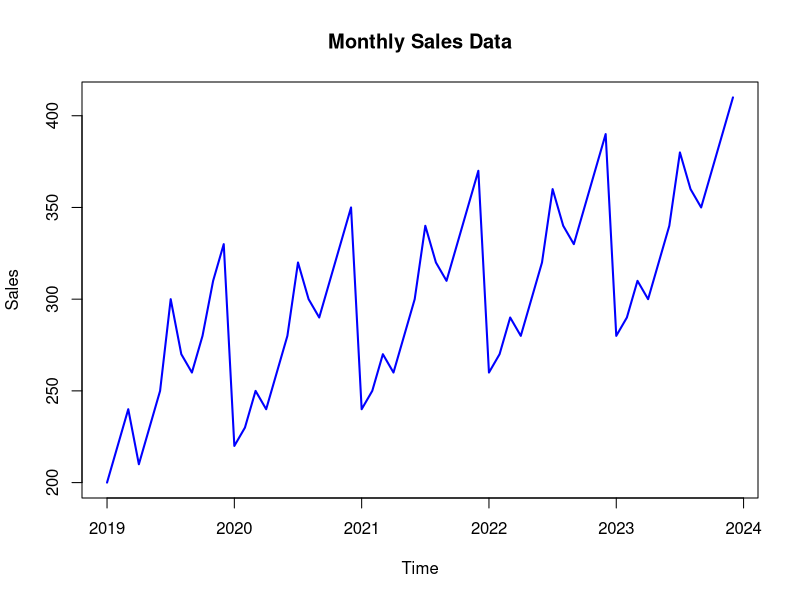
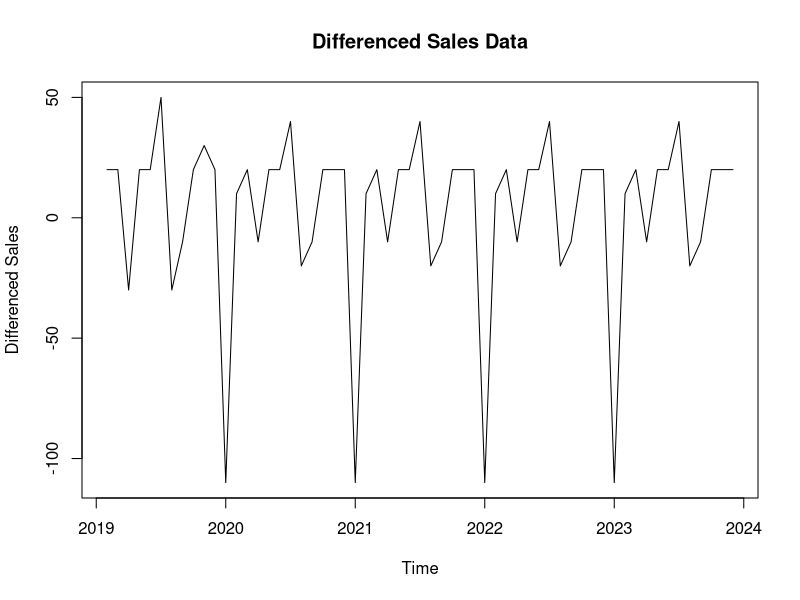
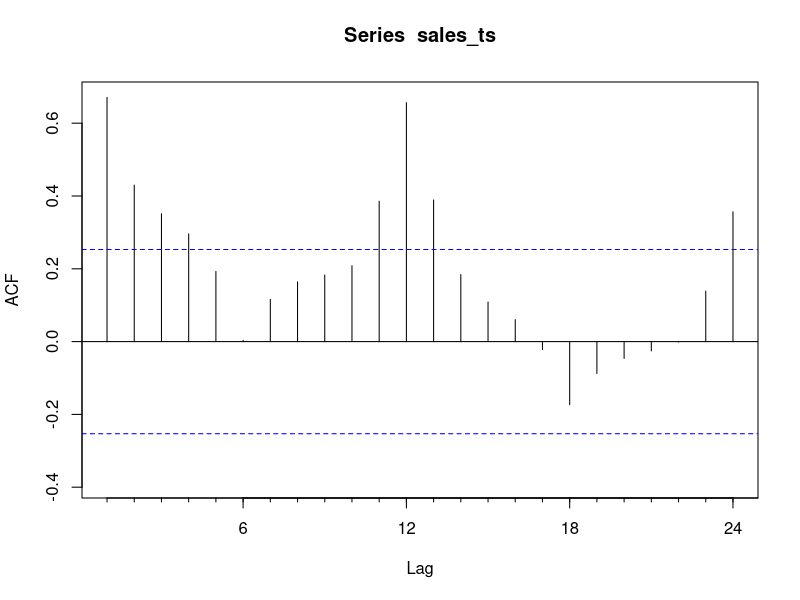
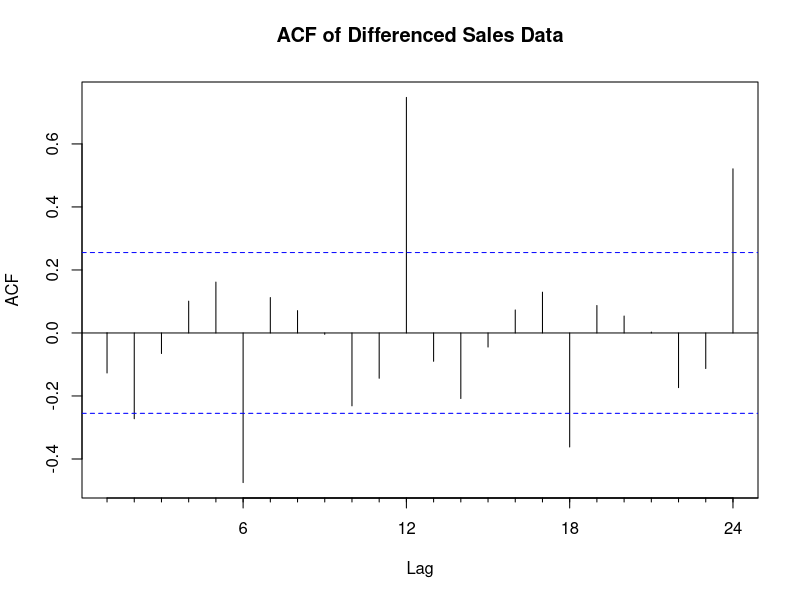
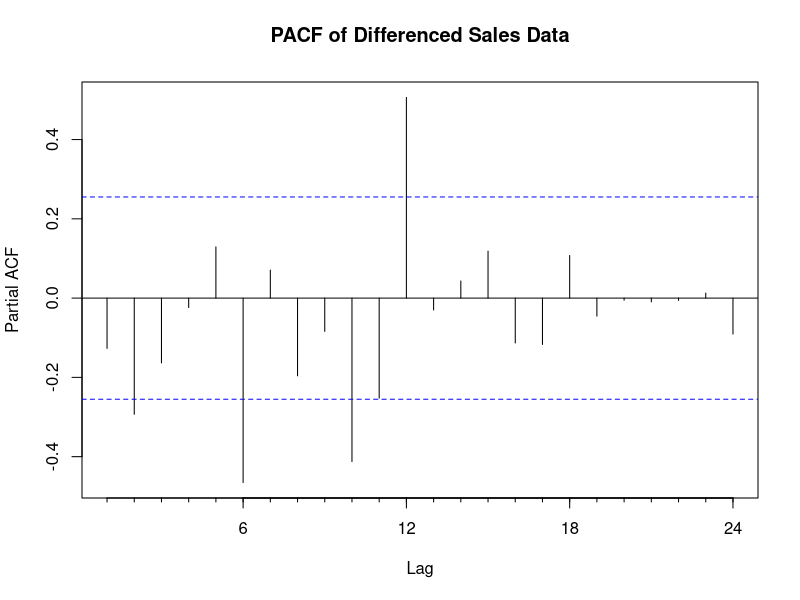
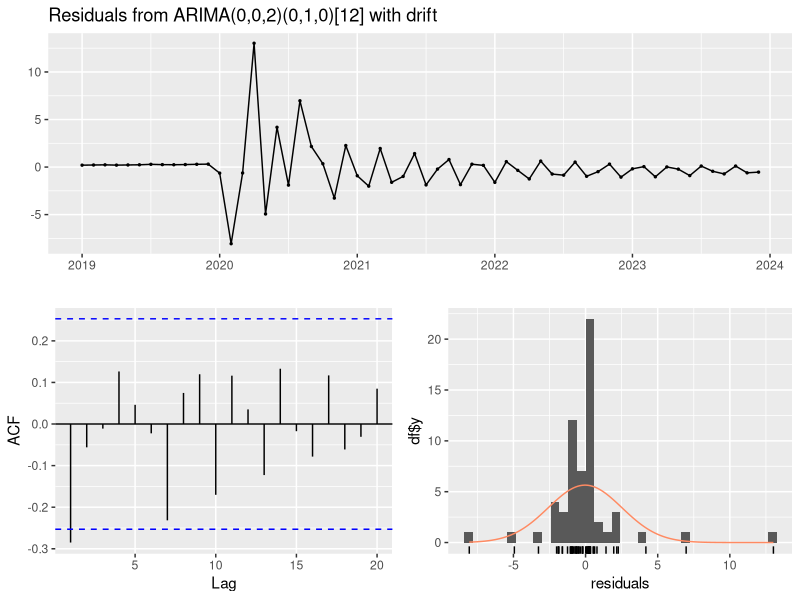
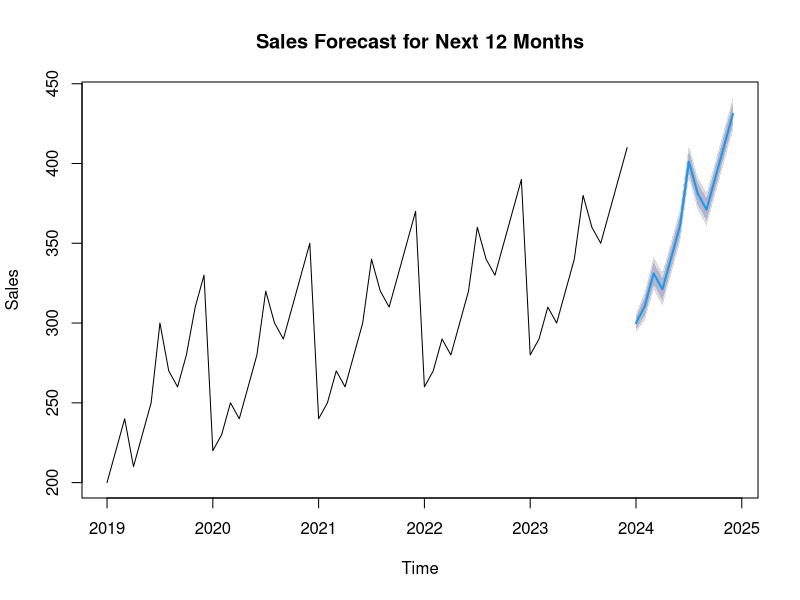

Reproduce these figures in R, in order.
###SARIMA###


#1) DATA PREPARATION
# A]
# Load the necessary libraries
library(forecast)

# Create the sales data
sales_data <- c(200, 220, 240, 210, 230, 250, 300, 270, 260, 280, 310, 330, 
                220, 230, 250, 240, 260, 280, 320, 300, 290, 310, 330, 350, 
                240, 250, 270, 260, 280, 300, 340, 320, 310, 330, 350, 370, 
                260, 270, 290, 280, 300, 320, 360, 340, 330, 350, 370, 390, 
                280, 290, 310, 300, 320, 340, 380, 360, 350, 370, 390, 410)

# Convert to time series object
sales_ts <- ts(sales_data, start = c(2019, 1), frequency = 12)

# Plot the sales data
plot(sales_ts, main = "Monthly Sales Data", xlab = "Time", ylab = "Sales", col = "blue", lwd = 2)

# Observations: Check for seasonality and trend by inspecting the plot

#B]
# Differencing to remove trend
diff_sales_ts <- diff(sales_ts, differences = 1)
plot(diff_sales_ts, main = "Differenced Sales Data", xlab = "Time", ylab = "Differenced Sales")

#2) MODEL IDETIFICATION
#A)
# Perform Augmented Dickey-Fuller test for stationarity
library(tseries)
adf_test <- adf.test(sales_ts)
print(adf_test)
# If p-value > 0.05, differencing is needed (non-stationary).

#B)
# Seasonal differencing can be checked by examining the ACF plot
Acf(sales_ts)
# Look for seasonal lags in the ACF plot (e.g., significant peaks at 12 months).

#c)
# ACF and PACF plots
Acf(diff_sales_ts, main="ACF of Differenced Sales Data")
Pacf(diff_sales_ts, main="PACF of Differenced Sales Data")

#3) SARIMA MODEL FITTING
#a)
# Fit a SARIMA model using auto.arima
sarima_model <- auto.arima(sales_ts, seasonal = TRUE)
summary(sarima_model)

#b)
# Plot residuals to check for white noise
checkresiduals(sarima_model)

#4) Forecasting with SARIMA
#a)
# Forecast for the next 12 months
forecast_sales <- forecast(sarima_model, h = 12)

#b)
plot(forecast_sales, main = "Sales Forecast for Next 12 Months", xlab = "Time", ylab = "Sales")

#5) Model Comparison

#a)
# Fit ARIMA without seasonality
arima_model <- auto.arima(sales_ts, seasonal = FALSE)
summary(arima_model)

#b)
# Compare models using AIC, BIC, and RMSE
sarima_aic <- AIC(sarima_model)
arima_aic <- AIC(arima_model)

sarima_bic <- BIC(sarima_model)
arima_bic <- BIC(arima_model)

sarima_rmse <- sqrt(mean(residuals(sarima_model)^2))
arima_rmse <- sqrt(mean(residuals(arima_model)^2))

print(paste("SARIMA AIC:", sarima_aic, "BIC:", sarima_bic, "RMSE:", sarima_rmse))
print(paste("ARIMA AIC:", arima_aic, "BIC:", arima_bic, "RMSE:", arima_rmse))

#c)

#6)

#a)
# Suppose you have a holiday variable (1 for holiday, 0 for non-holiday)
# Add holiday variable as external regressor
holiday_effect <- c(rep(0, 11), 1, rep(0, 11), 1, rep(0, 11), 1, rep(0, 11), 1, rep(0, 11), 1)

# Fit SARIMA with external regressors
sarima_with_holiday <- auto.arima(sales_ts, xreg = holiday_effect, seasonal = TRUE)
summary(sarima_with_holiday)


#b)
# Compare the SARIMA with and without holiday adjustments using AIC, BIC, and RMSE
sarima_holiday_aic <- AIC(sarima_with_holiday)
sarima_holiday_bic <- BIC(sarima_with_holiday)
sarima_holiday_rmse <- sqrt(mean(residuals(sarima_with_holiday)^2))

print(paste("SARIMA with holiday AIC:", sarima_holiday_aic, "BIC:", sarima_holiday_bic, "RMSE:", sarima_holiday_rmse))
